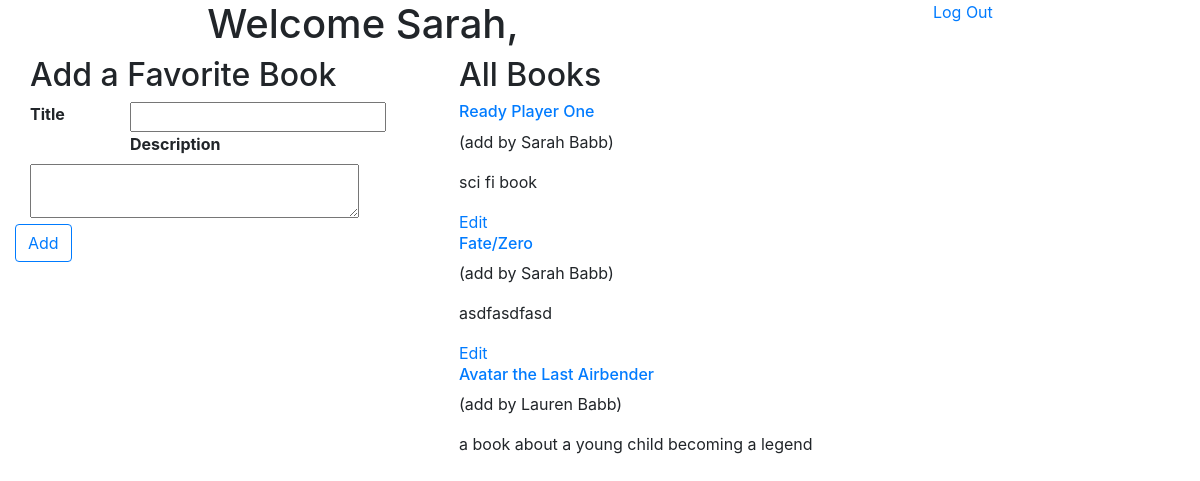
Page /book/home (signed in) on the committed database.
### login_app/models.py (models this page shows)
class User(models.Model):
    first_name= models.CharField(max_length=255)
    last_name= models.CharField(max_length=255)
    email= models.EmailField()
    password= models.CharField(max_length=60)
    pw_confirm= models.CharField(max_length=60)
    created_at= models.DateTimeField(auto_now_add=True)
    updated_at= models.DateTimeField(auto_now=True)
    objects= UserManager()

### book_app/models.py (models this page shows)
class Book(models.Model):
    title = models.CharField(max_length=60)
    description = models.TextField()
    uploaded_by = models.ForeignKey(User, related_name="books_uploaded", on_delete=models.CASCADE)
    users_who_like = models.ManyToManyField(User, related_name="liked_books")
    created_at = models.DateTimeField(auto_now_add=True)
    updated_at = models.DateTimeField(auto_now=True)
    objects = BookManager()

### book_app/views.py (the view)
# urls.py: path('home', views.home),
def home (request):
    logged_user= User.objects.get(id=request.session['user'])
    context = {
        "all_books": Book.objects.all(),
        "users_info": User.objects.get(id=request.session['user'])
    }
    return render(request, 'book/index.html', context)

### book_app/templates/book/index.html (shortened to what this page needs)
<!DOCTYPE html>
<html lang="en">
<head>
    {% load static %}
    <link rel="stylesheet" href="https://stackpath.bootstrapcdn.com/bootstrap/4.3.1/css/bootstrap.min.css">
    <link rel="stylesheet" href="{% static 'book/style.css' %}">
</head>
<body>
    <div class="header">
        <h1>Welcome {{users_info.first_name}}, </h1>
        <a href="/book/logout">Log Out</a>
    </div>
    <div class="container">
        <div class="row">
            <div class="add book" class="col">
                <h2>Add a Favorite Book</h2>
            <div class="row align-items-start">
                <form action="/book/create" method="POST">
                    <div class="col">
                        <label for="title" id="title">Title</label>
                        <input type="text" name="title" id="title">
                    </div>
                    <div class="col">
                        <label for="description" id="description">Description</label>
                        <textarea name="description" id="description" cols="30" rows="2"></textarea>
                    </div>
                    <button class="btn btn-outline-primary">Add</button>
                </form>
            </div>
            </div>
            <div class="display books" class="col">
                <h2>All Books</h2>
                {% for book in all_books %}
                    <h6>
                        <a href="/book/{{book.id}}">{{book.title}}</a>
                    </h6>
                    <p>(add by {{book.uploaded_by.first_name}} {{book.uploaded_by.last_name}})</p>
                    <p>{{book.description}}</p>
                    {% if users_info.id == book.uploaded_by.id %}
                        <a href="/book/edit/{{book.id}}">Edit</a>
                    {% endif %}
                {% endfor %}
            </div>
        </div>
    </div>
</body>
</html>

### book_app/static/book/style.css (style rules this page uses)
.header { display: flex; justify-content: space-around; }
label { float: left; width: 100px; font-weight: bold; }

### rows in the picture
User: first_name "Sarah"
Book: title "Ready Player One", uploaded_by.first_name "Sarah", uploaded_by.last_name "Babb", description "sci fi book"
Book: title "Fate/Zero", uploaded_by.first_name "Sarah", uploaded_by.last_name "Babb", description "asdfasdfasd"
Book: title "Avatar the Last Airbender", uploaded_by.first_name "Lauren", uploaded_by.last_name "Babb", description "a book about a young child becoming a legend"
